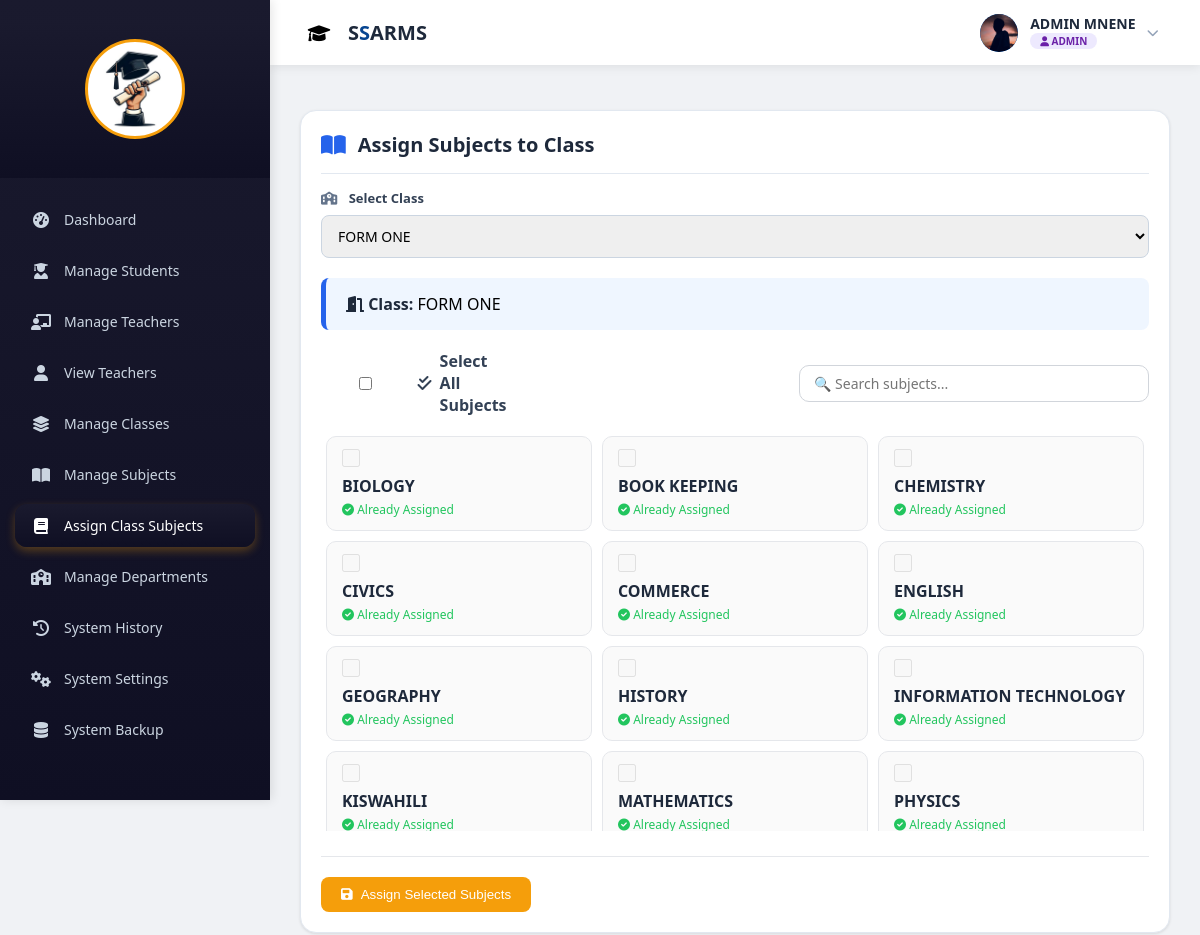
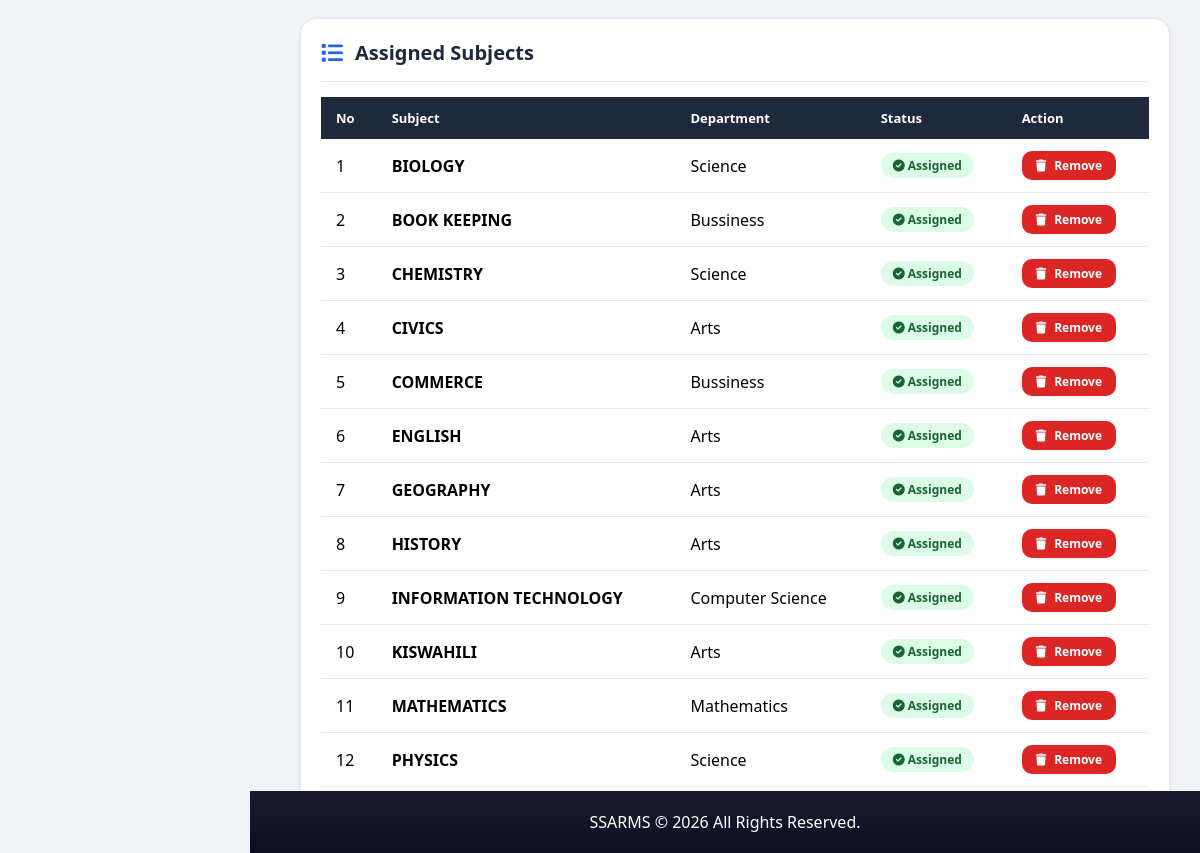
The page /admin/assign_class_subjects.php?class_id=34 (signed in) on the database its author committed (2 pictures, top to bottom).
### tables this page shows
CREATE TABLE `class` (
  `class_id` int(11) NOT NULL AUTO_INCREMENT,
  `class_name` varchar(100) NOT NULL,
  `stream` varchar(50) DEFAULT NULL,
  `created_at` timestamp NULL DEFAULT current_timestamp(),
  `reg_prefix` varchar(2) NOT NULL,
  `level` int(11) NOT NULL,
  PRIMARY KEY (`class_id`)
);

CREATE TABLE `subject` (
  `subject_id` int(11) NOT NULL AUTO_INCREMENT,
  `subject_name` varchar(100) NOT NULL,
  `department_id` int(11) DEFAULT NULL,
  `teacher_id` int(11) DEFAULT NULL,
  `created_at` timestamp NULL DEFAULT current_timestamp(),
  PRIMARY KEY (`subject_id`),
  KEY `teacher_id` (`teacher_id`),
  KEY `fk_subject_department` (`department_id`),
  CONSTRAINT `fk_subject_department` FOREIGN KEY (`department_id`) REFERENCES `department` (`department_id`) ON DELETE CASCADE ON UPDATE CASCADE,
  CONSTRAINT `subject_ibfk_1` FOREIGN KEY (`teacher_id`) REFERENCES `teacher` (`teacher_id`) ON DELETE CASCADE ON UPDATE CASCADE
);

CREATE TABLE `class_subject` (
  `id` int(11) NOT NULL AUTO_INCREMENT,
  `class_id` int(11) NOT NULL,
  `subject_id` int(11) NOT NULL,
  `status` enum('active','inactive') NOT NULL DEFAULT 'active',
  PRIMARY KEY (`id`),
  KEY `class_id` (`class_id`),
  KEY `subject_id` (`subject_id`),
  CONSTRAINT `class_subject_ibfk_1` FOREIGN KEY (`class_id`) REFERENCES `class` (`class_id`) ON DELETE CASCADE,
  CONSTRAINT `class_subject_ibfk_2` FOREIGN KEY (`subject_id`) REFERENCES `subject` (`subject_id`) ON DELETE CASCADE
);

CREATE TABLE `department` (
  `department_id` int(11) NOT NULL AUTO_INCREMENT,
  `department_name` varchar(100) NOT NULL,
  PRIMARY KEY (`department_id`)
);

### admin/assign_class_subjects.php (the view, shortened to what this page needs)
<?php
include '../db.php';
$classes = mysqli_query($conn, "
    SELECT class_id, class_name
    FROM class
    ORDER BY class_name
");
$class_id = isset($_GET['class_id']) ? (int)$_GET['class_id'] : 0;
$class_info = null;
$subjects = null;
$assigned_subjects = null;
if ($class_id > 0) {
    $class_info = mysqli_fetch_assoc(mysqli_query($conn, "
        SELECT class_name
        FROM class
        WHERE class_id = '$class_id'
    "));
    $subjects = mysqli_query($conn, "
        SELECT *
        FROM subject
        ORDER BY subject_name
    ");
    $assigned_subjects = mysqli_query($conn, "
        SELECT
            cs.id,
            s.subject_name,
            s.subject_id,
            d.department_name
        FROM class_subject cs
        INNER JOIN subject s ON cs.subject_id = s.subject_id
        LEFT JOIN department d ON s.department_id = d.department_id
        WHERE cs.class_id = '$class_id'
        ORDER BY s.subject_name
    ");
}
?>
<!DOCTYPE html>
<html lang="en">
<head>
    <link rel="stylesheet" href="https://cdnjs.cloudflare.com/ajax/libs/font-awesome/6.0.0/css/all.min.css">
</head>
<body>
<?php include 'admin_sidebar.php'; ?>
<?php include '../auth/topbar.php'; ?>
<div class="container">
    <div class="card">
        <div class="card-header">
            <i class="fas fa-book-open"></i>
            <h2>Assign Subjects to Class</h2>
        </div>
        <form method="GET">
            <div class="form-group">
                <label><i class="fas fa-school"></i> Select Class</label>
                <select name="class_id" onchange="this.form.submit()">
                    <?php
                    mysqli_data_seek($classes, 0);
                    while ($c = mysqli_fetch_assoc($classes)):
                    ?>
                        <option value="<?= $c['class_id'] ?>" <?= ($class_id == $c['class_id']) ? 'selected' : '' ?>>
                            <?= htmlspecialchars($c['class_name']) ?>
                        </option>
                    <?php endwhile; ?>
                </select>
            </div>
        </form>
        <?php if ($class_info): ?>
            <div class="class-info">
                <b><i class="fas fa-door-open"></i> Class:</b>
                <?= htmlspecialchars($class_info['class_name']) ?>
            </div>
            <form method="POST">
                <div class="subject-controls">
                    <label class="checkbox-label">
                        <input type="checkbox" id="checkAll">
                        <i class="fas fa-check-double"></i> Select All Subjects
                    </label>
                    <div class="search-box">
                        <input type="text" id="search" placeholder="🔍 Search subjects...">
                    </div>
                </div>
                <div class="subject-list" id="subjectList">
                    <?php
                    $has_available = false;
                    mysqli_data_seek($subjects, 0);
                    while ($subject = mysqli_fetch_assoc($subjects)):
                        $subject_id = $subject['subject_id'];
                        $check = mysqli_query($conn, "
                            SELECT id
                            FROM class_subject
                            WHERE class_id = '$class_id'
                            AND subject_id = '$subject_id'
                        ");
                        $assigned = mysqli_num_rows($check) > 0;
                        if (!$assigned) $has_available = true;
                    ?>
                        <div class="subject-item">
                            <label>
                                <input
                                    type="checkbox"
                                    name="subjects[]"
                                    value="<?= $subject['subject_id'] ?>"
                                    <?= $assigned ? 'disabled' : '' ?>
                                >
                                <span class="subject-name"><?= htmlspecialchars($subject['subject_name']) ?></span>
                                <span class="subject-status <?= $assigned ? 'assigned' : 'available' ?>">
                                    <?php if ($assigned): ?>
                                        <i class="fas fa-check-circle"></i> Already Assigned
                                    <?php else: ?>
                                        <i class="fas fa-plus-circle"></i> Available
                                    <?php endif; ?>
                                </span>
                            </label>
                        </div>
                    <?php endwhile; ?>
                </div>
                <div class="form-actions">
                    <button type="submit" name="assign_subjects" class="btn btn-primary" <?= !$has_available ? 'disabled' : '' ?>>
                        <i class="fas fa-save"></i> Assign Selected Subjects
                    </button>
                </div>
            </form>
        <?php endif; ?>
    </div>
    <div class="card">
        <div class="card-header">
            <i class="fas fa-list"></i>
            <h2>Assigned Subjects</h2>
        </div>
        <?php if ($class_id > 0): ?>
            <div class="table-wrapper">
                <table>
                    <thead>
                        <tr>
                            <th>No</th>
                            <th>Subject</th>
                            <th>Department</th>
                            <th>Status</th>
                            <th>Action</th>
                        </tr>
                    </thead>
                    <tbody>
                        <?php if (mysqli_num_rows($assigned_subjects) > 0): ?>
                            <?php $i = 1; while ($row = mysqli_fetch_assoc($assigned_subjects)): ?>
                                <tr>
                                    <td><?= $i++ ?></td>
                                    <td><strong><?= htmlspecialchars($row['subject_name']) ?></strong></td>
                                    <td><?= htmlspecialchars($row['department_name'] ?? '—') ?></td>
                                    <td>
                                        <span class="status-badge active">
                                            <i class="fas fa-check-circle"></i> Assigned
                                        </span>
                                    </td>
                                    <td>
                                        <a
                                            href="?remove=<?= $row['id'] ?>&class_id=<?= $class_id ?>"
                                            onclick="return confirm('Remove this subject from the class?')"
                                            class="btn btn-danger"
                                            style="padding:6px 14px;font-size:12px;"
                                        >
                                            <i class="fas fa-trash"></i> Remove
                                        </a>
                                    </td>
                                </tr>
                            <?php endwhile; ?>
                        <?php endif; ?>
                    </tbody>
                </table>
            </div>
        <?php endif; ?>
    </div>
</div>
<?php include '../footer.php'; ?>
</body>
</html>

### admin/assign_class_subjects.php (style rules this page uses)
* { margin: 0; padding: 0; box-sizing: border-box; }
body { background: #f3f4f6; font-family: 'Segoe UI', Tahoma, Geneva, Verdana, sans-serif; }
.container { margin-left: 270px; margin-top: 85px; padding: 25px 30px; }
.card { background: #fff; border-radius: 15px; padding: 25px; margin-bottom: 20px; box-shadow: 0 3px 10px rgba(0, 0, 0, 0.08); }
.card-header { display: flex; align-items: center; gap: 12px; margin-bottom: 20px; padding-bottom: 15px; border-bottom: 2px solid #f1f5f9; }
.card-header h2 { font-size: 20px; color: #1e293b; margin: 0; }
.card-header i { color: #2563eb; font-size: 22px; }
.form-group { margin-bottom: 20px; }
.form-group label { display: block; font-size: 13px; font-weight: 600; margin-bottom: 8px; color: #334155; }
.form-group label i { margin-right: 8px; color: #64748b; }
select, input[type="text"] { width: 100%; padding: 10px 14px; border: 1.5px solid #d1d5db; border-radius: 10px; font-size: 14px; transition: all 0.2s; }
.class-info { background: #eff6ff; border-left: 5px solid #2563eb; padding: 15px 20px; margin-bottom: 20px; border-radius: 8px; }
.class-info b { color: #1e293b; }
.subject-controls { display: flex; justify-content: space-between; align-items: center; flex-wrap: wrap; gap: 15px; margin-bottom: 15px; }
.subject-controls .checkbox-label { display: flex; align-items: center; gap: 8px; font-weight: 600; color: #334155; cursor: pointer; }
.subject-controls .search-box { flex: 1; min-width: 200px; max-width: 350px; }
.subject-controls .search-box input { padding: 8px 14px; }
.subject-list { display: grid; grid-template-columns: repeat(auto-fill, minmax(250px, 1fr)); gap: 10px; margin-top: 15px; max-height: 400px; overflow-y: auto; padding: 5px; }
.subject-item { border: 1px solid #e5e7eb; border-radius: 10px; padding: 12px 15px; background: #fafafa; transition: all 0.2s; }
.subject-item label { display: flex; flex-direction: column; gap: 4px; cursor: pointer; }
.subject-item label input[type="checkbox"] { width: 18px; height: 18px; cursor: pointer; margin-bottom: 4px; }
.subject-item label input[type="checkbox"]:disabled { cursor: not-allowed; opacity: 0.6; }
.subject-item .subject-name { font-weight: 600; color: #1e293b; }
.subject-item .subject-status { font-size: 12px; color: #64748b; }
.subject-item .subject-status.assigned { color: #22c55e; }
.btn { padding: 10px 24px; border: none; border-radius: 10px; font-weight: 600; cursor: pointer; display: inline-flex; align-items: center; gap: 8px; transition: all 0.2s; text-decoration: none; }
.btn-primary { background: #1d4ed8; color: white; }
.btn-danger { background: #dc2626; color: white; }
.form-actions { margin-top: 25px; padding-top: 20px; border-top: 1px solid #e5e7eb; }
.table-wrapper { overflow-x: auto; margin-top: 15px; }
table { width: 100%; border-collapse: collapse; min-width: 500px; }
thead { background: #1e293b; color: white; }
th { padding: 12px 15px; text-align: left; font-weight: 600; font-size: 13px; }
td { padding: 12px 15px; border-bottom: 1px solid #e5e7eb; }
.status-badge { display: inline-block; padding: 4px 12px; border-radius: 20px; font-size: 12px; font-weight: 600; }
.status-badge.active { background: #dcfce7; color: #166534; }

### admin/admin_sidebar.php (style rules this page uses)
* { margin: 0; padding: 0; box-sizing: border-box; }
body { font-family: 'Segoe UI', Arial, sans-serif; background: #f0f2f5; }
.btn-primary { background: #f59e0b; color: white; border: none; padding: 10px 20px; border-radius: 8px; cursor: pointer; font-weight: 500; transition: all 0.3s ease; }
.card { background: white; border-radius: 16px; box-shadow: 0 1px 3px rgba(0,0,0,0.1); padding: 20px; margin-bottom: 20px; border: 1px solid #e2e8f0; }
.card-header { border-bottom: 1px solid #e2e8f0; padding-bottom: 15px; margin-bottom: 15px; font-weight: 600; color: #1e293b; }
input, select, textarea { border: 1px solid #cbd5e1; border-radius: 8px; padding: 10px 12px; width: 100%; font-family: inherit; transition: all 0.3s ease; }

### rows shown on the page
class: class_name "FORM ONE"
subject: subject_name "BIOLOGY"
subject: subject_name "BOOK KEEPING"
subject: subject_name "CHEMISTRY"
subject: subject_name "CIVICS"
subject: subject_name "COMMERCE"
subject: subject_name "ENGLISH"
subject: subject_name "GEOGRAPHY"
subject: subject_name "HISTORY"
subject: subject_name "INFORMATION TECHNOLOGY"
subject: subject_name "KISWAHILI"
subject: subject_name "MATHEMATICS"
subject: subject_name "PHYSICS"
class_subject: subject.subject_name "BIOLOGY", department.department_name "Science"
class_subject: subject.subject_name "BOOK KEEPING", department.department_name "Bussiness"
class_subject: subject.subject_name "CHEMISTRY", department.department_name "Science"
class_subject: subject.subject_name "CIVICS", department.department_name "Arts"
class_subject: subject.subject_name "COMMERCE", department.department_name "Bussiness"
class_subject: subject.subject_name "ENGLISH", department.department_name "Arts"
class_subject: subject.subject_name "GEOGRAPHY", department.department_name "Arts"
class_subject: subject.subject_name "HISTORY", department.department_name "Arts"
class_subject: subject.subject_name "INFORMATION TECHNOLOGY", department.department_name "Computer Science"
class_subject: subject.subject_name "KISWAHILI", department.department_name "Arts"
class_subject: subject.subject_name "MATHEMATICS", department.department_name "Mathematics"
class_subject: subject.subject_name "PHYSICS", department.department_name "Science"

### other values the page prints
$full_name "ADMIN MNENE"
$user_role "ADMIN"
form field class_id "FORM ONE"
